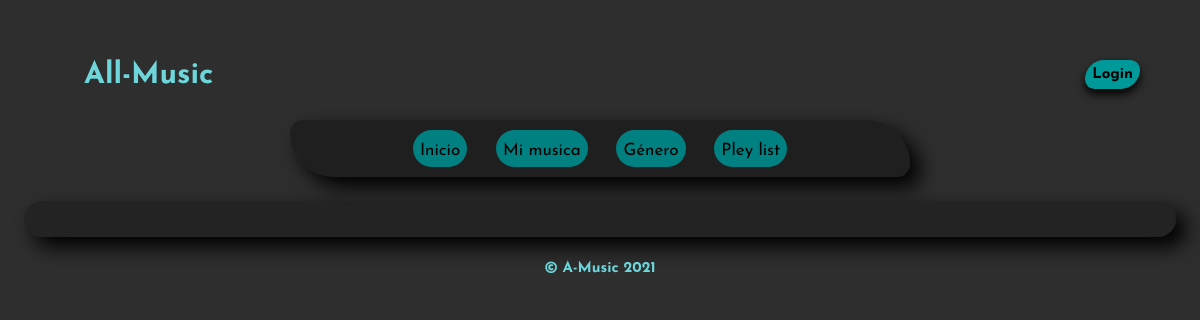
The page /porgenero/4 on the database as committed earlier.
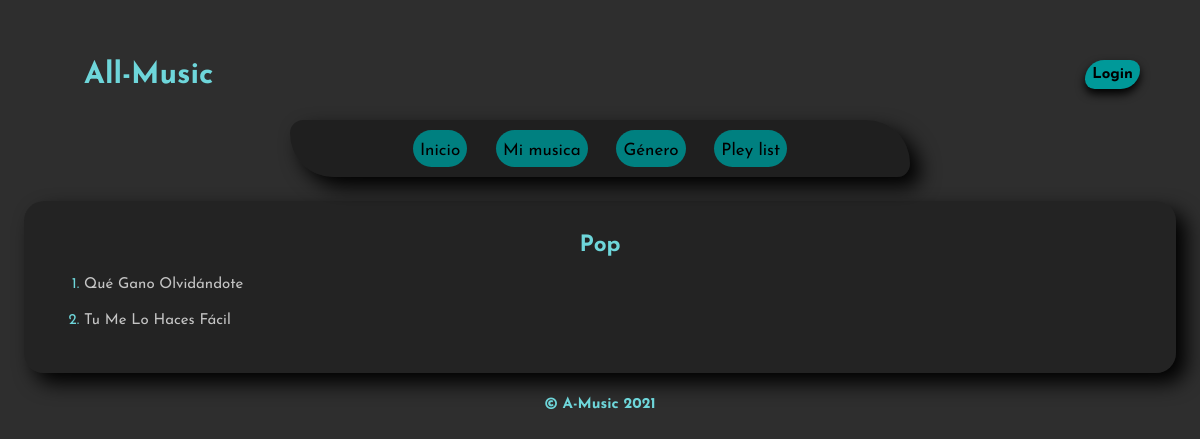
The same page on the database as committed later.
### ReproductorDeMusicaApp/models.py (models this page shows, shortened)
class Genero(models.Model):
    nombre_genero= models.CharField(max_length=100)
    class Meta:
        verbose_name='Genero'
        verbose_name_plural='Generos'

class LisaMusica(models.Model):
    nombre_cancion= models.CharField(max_length=100)
    url_musica= models.CharField(max_length=200)
    imagen= models.ImageField(upload_to='imgMusica')
    categoria = models.CharField(null=True, max_length=100)
    genero = models.ForeignKey(Genero, on_delete=models.CASCADE, null=True)
    class Meta:
        verbose_name='LisaMusica'
        verbose_name_plural='LisasMusicas'

### ReproductorDeMusicaApp/views.py (the view)
# urls.py: path('porgenero/<int:genero_id>', porGenero, name= 'porGenero' )
def porGenero(request, genero_id):
    idgenero = Genero.objects.filter(id= genero_id)
    lista_musica = LisaMusica.objects.all()
    return render(request, 'por_genero.html',{'li_musica':lista_musica,"porgenero":genero_id, 'genero':idgenero})

### ReproductorDeMusicaApp/templates/por_genero.html (shortened to what this page needs)
<!DOCTYPE html>
<html>
    <head>
        {% load static %}
            <link rel="stylesheet" href="{% static 'stilos.css' %}">
    </head>
    <body>
            <header>
                <h1 class="Titulo">All-Music</h1>
                <b class="boton-login"><a href="{% url 'login' %}">Login</a> </b>
            </header>
            <div>
        <nav class="nav_home">
            <ul>
                <li><a href="{% url 'home' %}">Inicio</a> </li>
                <li><a href="">Mi musica</a> </li>
                <li><a href="{% url 'genero' %}">Género</a> </li>
                <li><a href="">Pley list</a> </li>
            </ul>
        </nav>
        <section class="section_lista_home">
            {% for genero in genero %}
           <h2>{{genero.nombre_genero}}</h2>
            {% endfor %}
                <ol>
                {% for musica in li_musica %}
                    {% if porgenero == musica.genero_id  %}
                    <li><a class="li-Musica" href="{% url 'reproductor' musica.id %}"> {{musica.nombre_cancion}}</a> </li>
                   {% endif %}
                {% endfor %}
                </ol>
        </section>
        </div>
        <footer>
            <h4>&copy; A-Music 2021</h4>
        </footer>
    </body>
</html>

Rows that differ between the two databases and show on the page:
added Genero: nombre_genero "Pop"
added LisaMusica: nombre_cancion "Qué Gano Olvidándote"
added LisaMusica: nombre_cancion "Tu Me Lo Haces Fácil"
